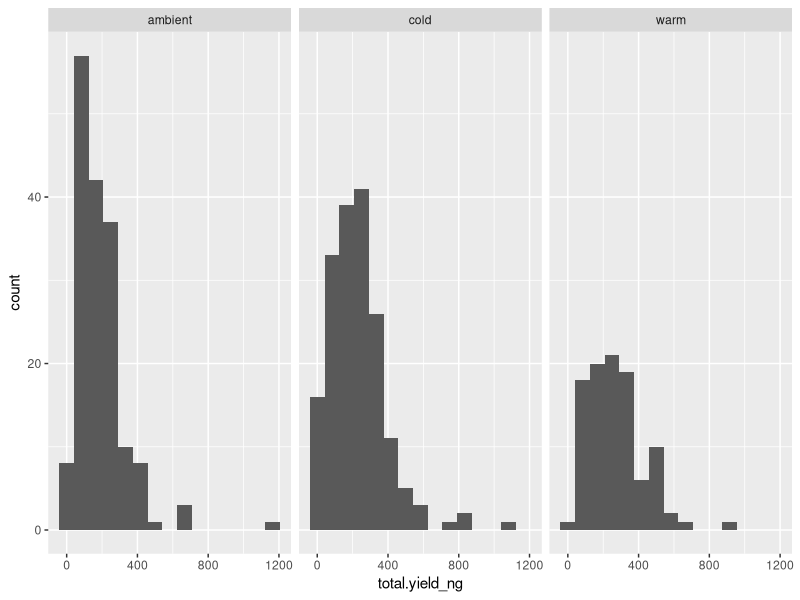
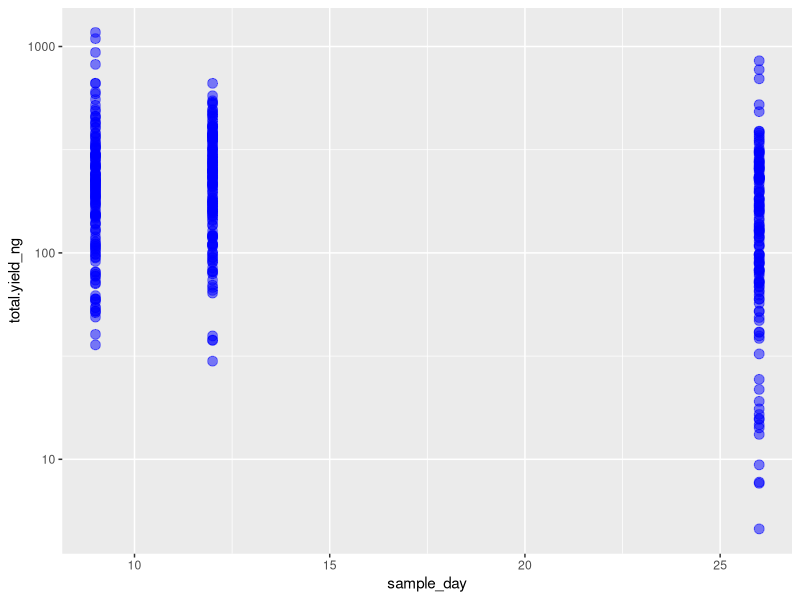

The R source for these figures, in order:
## ---- chunk 1
library(tidyverse)
## ---- chunk 2
crab_data <- read.csv("../data/crab-data.csv")

knitr::kable(head(crab_data))
## ---- chunk 3
crab_data %>%
  group_by(trtmnt_tank) %>%
  summarize(count = n())
## ---- chunk 4
ggplot(crab_data, aes(x = total.yield_ng)) +
  geom_histogram(bins = 15) +
  facet_wrap(~trtmnt_tank)
## ---- chunk 5

ggplot(crab_data, aes(x = sample_day, y = total.yield_ng)) +
  geom_point(size = 3, color = "blue", alpha = 0.5) +
  scale_y_log10()
## ---- chunk 6
crab_data %>%
  group_by(trtmnt_tank, maturity) %>%
  summarize(n = n())
